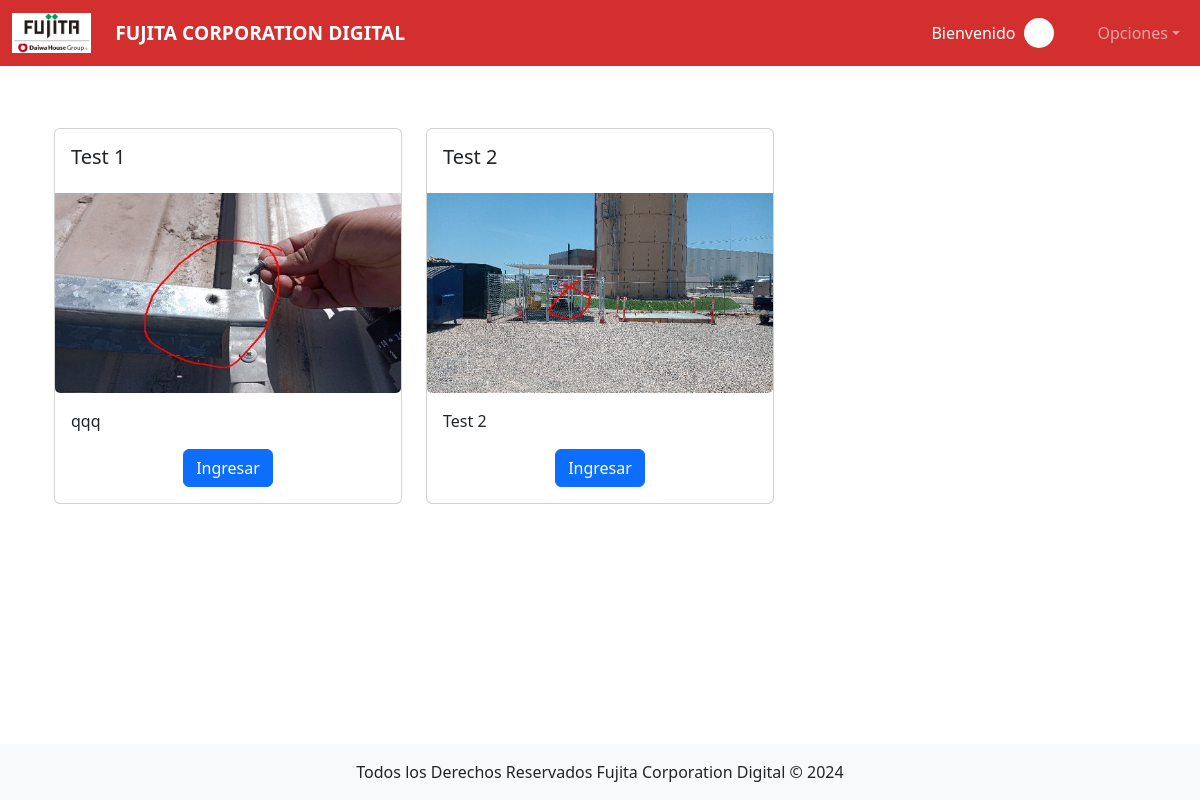
The page /projects/ (signed in) on the database its author committed.
### safety_report/models.py (models this page shows, shortened)
class Project(models.Model):
    name = models.CharField(max_length=200)
    description = models.TextField()
    pdf_plan = models.FileField(upload_to="projects/plans/", null=True)
    pdf_image = models.ImageField(upload_to="projects/pdf_images/", blank=True, null=True)

class Finding(models.Model):
    title = models.CharField(max_length=100)
    description = models.TextField()
    project = models.ForeignKey(Project, default='', on_delete=models.CASCADE)
    contractor = models.ForeignKey(Contractor, on_delete=models.CASCADE)
    finding_classification = models.ForeignKey(FindingClassification, on_delete=models.CASCADE)
    before_image = models.ImageField(upload_to=get_image_path, blank=False, null=False)
    after_image = models.ImageField(upload_to=get_image_path, blank=True, null=True)
    status = models.BooleanField(default=False)
    created_at = models.DateTimeField(auto_now_add=True)
    updated_at = models.DateTimeField(auto_now=True)
    author = models.ForeignKey(User, on_delete=models.SET_NULL, null=True)
    pin_x = models.FloatField(null=True, blank=True)  # Coordenada X
    pin_y = models.FloatField(null=True, blank=True)  # Coordenada Y

### safety_report/views.py (the view)
# urls.py: path('projects/', login_required(views.projects), name="projects" ),
def projects(request):
    if request.user.is_staff or request.user.is_superuser:
        projects = Project.objects.all().annotate(last_finding_date=Max('finding__created_at'))
    else:
        projects = Project.objects.filter(projectuser__user=request.user).annotate(last_finding_date=Max('finding__created_at'))
    return render(request, 'projects.html', {"projects": projects})

### safety_report/context_processors.py (called while the page is built)
def global_variables(request):
    return {
        'projects': Project.objects.all(),
    }

### safety_report/templates/projects.html (shortened to what this page needs)
{% extends "./layouts/base.html" %} {% block content %}
<div class="container mt-4">
  <div class="row">
    {% for project in projects %}
    <div class="col-md-4 col-sm-6 mb-4">
      <div class="card h-100">
        <div class="card-body">
          <h5 class="card-title">{{ project.name }}</h5>
        </div>
        {% if project.finding_set.last.before_image.url %}
        <img
          src="{{ project.finding_set.last.before_image.url }}"
          class="card-img-bottom"
          alt="Imagen del Proyecto"
          style="height: 200px; object-fit: cover"
        />
        {% endif %}
        <div class="card-body">
          <p class="card-text">{{ project.description|truncatewords:20 }}</p>
          <div class="text-center">
            <a
              href="{% url 'project_findings' project.id %}"
              class="btn btn-primary"
              >Ingresar</a
            >
          </div>
        </div>
      </div>
    </div>
    {% empty %}
    <p>No hay proyectos disponibles.</p>
    {% endfor %}
  </div>
</div>
{% endblock %}

### safety_report/static/safety_report/css/styles.css (style rules this page uses)
:root { --bs-primary: #d32f2f; --bs-primary-rgb: 211, 47, 47; }
body { display: flex; flex-direction: column; min-height: 100vh; padding-top: 80px; }
@media (min-width: 768px) { body { padding-top: 56px; } }

### rows shown on the page
Project: name "Test 1", finding_set.last.before_image (picture), description "qqq"
Project: name "Test 2", finding_set.last.before_image (picture), description "Test 2"
